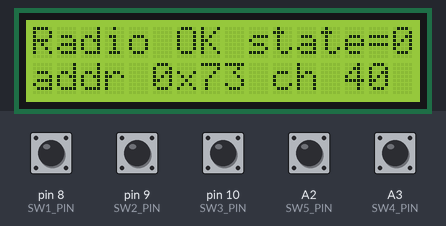
Bench run of a sketch on a simulated Arduino Uno, built with avr-gcc and run on an emulated ATmega328P. On the bench: 16×2 character LCD. Inputs (shaded band) come from the test bench; at power-on: A2 (SW5_PIN), A3 (SW4_PIN), pin 8 (SW1_PIN), pin 9 (SW2_PIN), pin 10 (SW3_PIN) HIGH. No radio packets arrive unless stated; what the sketch prints to the serial monitor is not drawn.

Above: at 1.2 s.
1.3 s: pin 8 (SW1_PIN) pulled LOW for 0.15 s
At 2.1 s:
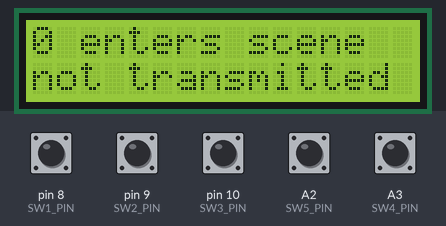
2.9 s: pin 9 (SW2_PIN) pulled LOW for 0.15 s
At 3.6 s:
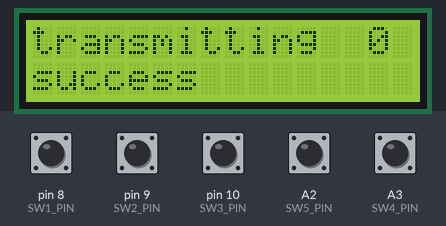
4.5 s: pin 10 (SW3_PIN) pulled LOW for 0.15 s
At 5.1 s:
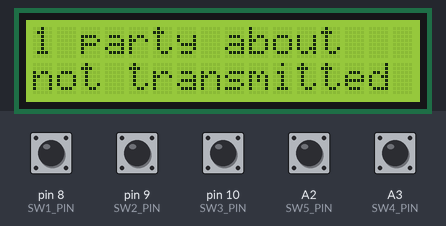
6.1 s: pin 10 (SW3_PIN) pulled LOW for 1 s
At 7.2 s:
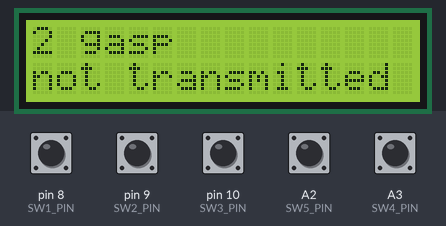
8.6 s: pin 10 (SW3_PIN) pulled LOW for 0.15 s
At 9.4 s:
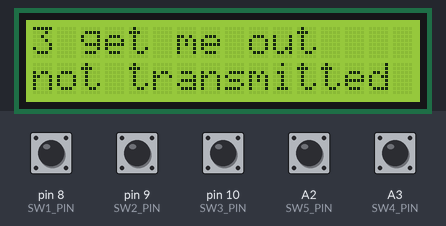
10.2 s: pin 10 (SW3_PIN) pulled LOW for 0.15 s
At 10.9 s:
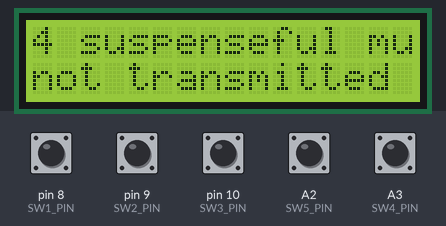
Timing chart, 0 to 12.8 s (numbered marks = the images above; inputs shaded):
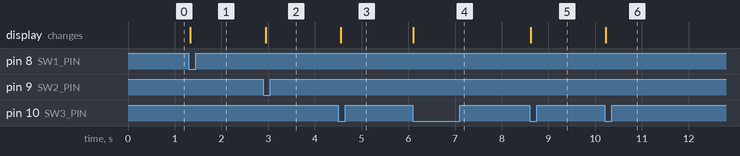

The sketch:

transmitter_rf24PerformingRobotsF24.ino
```cpp
/*
   CODE FOR TRANSMITTER
   Created by Michael Shiloh, Modified by Pranav & Ahsen: Fall 2024

   Using the nRF24L01 radio module to communicate
   between two Arduinos with much increased reliability following
   various tutorials, conversations, and studying the nRF24L01 datasheet
   and the library reference.

   Transmitter is
   https://github.com/michaelshiloh/resourcesForClasses/tree/master/kicad/Arduino_Shield_RC_Controller

  Receiver is
  https://github.com/michaelshiloh/resourcesForClasses/blob/master/kicad/nRF_servo_Mega

   This file contains code for both transmitter and receiver.
   Transmitter at the top, receiver at the bottom.
   One of them is commented out, so you need to comment in or out
   the correct section. You don't need to make changes to this
   part of the code, just to comment in or out depending on
   whether you are programming your transmitter or receiver

   You need to set the correct address for your robot.

   Search for the phrase CHANGEHERE to see where to
   comment or uncomment or make changes.

   These sketches require the RF24 library by TMRh20
   Documentation here: https://nrf24.github.io/RF24/index.html

   change log

   11 Oct 2023 - ms - initial entry based on
                  rf24PerformingRobotsTemplate
   26 Oct 2023 - ms - revised for new board: nRF_Servo_Mega rev 2
   28 Oct 2023 - ms - add demo of NeoMatrix, servo, and Music Maker Shield
	 20 Nov 2023 - as - fixed the bug which allowed counting beyond the limits
   22 Nov 2023 - ms - display radio custom address byte and channel
   12 Nov 2024 - ms - changed names for channel and address allocation for Fall 2024
                      https://github.com/michaelshiloh/resourcesForClasses/blob/master/kicad/nRF_servo_Mega
                      https://github.com/michaelshiloh/resourcesForClasses/blob/master/kicad/nRFControlPanel
*/


// Common code
//

// Common pin usage
// Note there are additional pins unique to transmitter or receiver
//

// nRF24L01 uses SPI which is fixed
// on pins 11, 12, and 13 on the Uno
// and on pins 50, 51, and 52 on the Mega

// It also requires two other signals
// (CE = Chip Enable, CSN = Chip Select Not)
// Which can be any pins:

// CHANGEHERE
// For the transmitter
const int NRF_CE_PIN = A4, NRF_CSN_PIN = A5;

// CHANGEHERE
// for the receiver
// const int NRF_CE_PIN = A11, NRF_CSN_PIN = A15;

// nRF 24L01 pin   name
//          1      GND
//          2      3.3V
//          3      CE
//          4      CSN
//          5      SCLK
//          6      MOSI/COPI
//          7      MISO/CIPO

#include <SPI.h>
#include <nRF24L01.h>
#include <RF24.h>
RF24 radio(NRF_CE_PIN, NRF_CSN_PIN);  // CE, CSN

//#include <printf.h>  // for debugging

// See note in rf24Handshaking about address selection
//

// Channel and address allocation:
// Rama and Hind Y: Channel 30, addr = 0x76
// Ahsen and Pranav: Channel 40, addr = 0x73
// Sara & Toomie:  Channel 50, addr = 0x7C
// Avinash and Vahagn: Channel 60, addr = 0xC6
// Hind A & Javeria:  Channel 70, addr = 0xC3
// Mbebo and Aaron: Channel 80, addr = 0xCC
// Linh and Luke: Channel 90, addr = 0x33

// CHANGEHERE
const byte CUSTOM_ADDRESS_BYTE = 0x73;  // change as per the above assignment
const int CUSTOM_CHANNEL_NUMBER = 40;   // change as per the above assignment

// Do not make changes here
const byte xmtrAddress[] = { CUSTOM_ADDRESS_BYTE, CUSTOM_ADDRESS_BYTE, 0xC7, 0xE6, 0xCC };
const byte rcvrAddress[] = { CUSTOM_ADDRESS_BYTE, CUSTOM_ADDRESS_BYTE, 0xC7, 0xE6, 0x66 };

const int RF24_POWER_LEVEL = RF24_PA_LOW;

// global variables
uint8_t pipeNum;
unsigned int totalTransmitFailures = 0;

struct DataStruct {
  uint8_t stateNumber;
};
DataStruct data;

void setupRF24Common() {

  // RF24 setup
  if (!radio.begin()) {
    Serial.println(F("radio  initialization failed"));
    while (1)
      ;
  } else {
    Serial.println(F("radio successfully initialized"));
  }

  radio.setDataRate(RF24_250KBPS);
  radio.setChannel(CUSTOM_CHANNEL_NUMBER);
  radio.setPALevel(RF24_POWER_LEVEL);
}

// CHANGEHERE

// Transmitter code

// Transmitter pin usage
const int LCD_RS_PIN = 3, LCD_EN_PIN = 2, LCD_D4_PIN = 4, LCD_D5_PIN = 5, LCD_D6_PIN = 6, LCD_D7_PIN = 7;
const int SW1_PIN = 8, SW2_PIN = 9, SW3_PIN = 10, SW4_PIN = A3, SW5_PIN = A2;

// LCD library code
#include <LiquidCrystal.h>

// initialize the library with the relevant pins
LiquidCrystal lcd(LCD_RS_PIN, LCD_EN_PIN, LCD_D4_PIN, LCD_D5_PIN, LCD_D6_PIN, LCD_D7_PIN);


const int NUM_OF_STATES = 25; //CHANGEHERE
char* theStates[] = { "0 enters scene", //CHANGEHERE
                      "1 party about",
                      "2 gasp",
                      "3 get me out",
                      "4 suspenseful music",
                      "5 gasp",
                      "6 he's dead",
                      "7 madhouse",
                      "8 butler safe",
                      "9 stop standing",
                      "10 prison leave",
                      "11 hinting at",
                      "12 payments",
                      "13 back breaking",
                      "14 100 reasons",
                      "15 overheating",
                      "16 oh darling",
                      "17 dare malign",
                      "18 suspensful music",
                      "19 gasp",
                      "20 im a victim",
                      "21 hawk rookie",
                      "22 what say",
                      "23 gasp",
                      "24 c-we'd buy" };

void updateLCD() {

  lcd.clear();
  lcd.print(theStates[data.stateNumber]);
  lcd.setCursor(0, 1);  // column, line (from 0)
  lcd.print("not transmitted yet");
}

void countDown() {
  data.stateNumber = (data.stateNumber > 0) ? (data.stateNumber - 1) : 0;
  updateLCD();
}

void countUp() {
  if (++data.stateNumber >= NUM_OF_STATES) {
    data.stateNumber = NUM_OF_STATES - 1;
  }
  updateLCD();
}


void spare1() {}
void spare2() {}

void rf24SendData() {

  radio.stopListening();  // go into transmit mode
  // The write() function will block
  // until the message is successfully acknowledged by the receiver
  // or the timeout/retransmit maxima are reached.
  int retval = radio.write(&data, sizeof(data));

  lcd.clear();
  lcd.setCursor(0, 0);  // column, line (from 0)
  lcd.print("transmitting");
  lcd.setCursor(14, 0);  // column, line (from 0)
  lcd.print(data.stateNumber);

  Serial.print(F(" ... "));
  if (retval) {
    Serial.println(F("success"));
    lcd.setCursor(0, 1);  // column, line (from 0)
    lcd.print("success");
  } else {
    totalTransmitFailures++;
    Serial.print(F("failure, total failures = "));
    Serial.println(totalTransmitFailures);

    lcd.setCursor(0, 1);  // column, line (from 0)
    lcd.print("error, total=");
    lcd.setCursor(13, 1);  // column, line (from 0)
    lcd.print(totalTransmitFailures);
  }
}

class Button {
  int pinNumber;
  bool previousState;
  void (*buttonFunction)();
public:

  // Constructor
  Button(int pn, void* bf) {
    pinNumber = pn;
    buttonFunction = bf;
    previousState = 1;
  }

  // update the button
  void update() {
    bool currentState = digitalRead(pinNumber);
    if (currentState == LOW && previousState == HIGH) {
      Serial.print("button on pin ");
      Serial.print(pinNumber);
      Serial.println();
      buttonFunction();
    }
    previousState = currentState;
  }
};

const int NUMBUTTONS = 5;
Button theButtons[] = {
  Button(SW1_PIN, countDown),
  Button(SW2_PIN, rf24SendData),
  Button(SW3_PIN, countUp),
  Button(SW4_PIN, spare1),
  Button(SW5_PIN, spare2),
};

void setupRF24() {

  setupRF24Common();

  // Set us as a transmitter
  radio.openWritingPipe(xmtrAddress);
  radio.openReadingPipe(1, rcvrAddress);

  // radio.printPrettyDetails();
  Serial.println(F("I am a transmitter"));

  data.stateNumber = 0;
}

void setup() {
  Serial.begin(9600);
  Serial.println(F("Setting up LCD"));

  // set up the LCD's number of columns and rows:
  lcd.begin(16, 2);
  lcd.clear();
  // Print a message to the LCD.
  lcd.print("Radio setup");

  // Display the address in hex
  lcd.setCursor(0, 1);
  lcd.print("addr 0x");
  lcd.setCursor(7, 1);
  char s[5];
  sprintf(s, "%02x", CUSTOM_ADDRESS_BYTE);
  lcd.print(s);

  // Display the channel number
  lcd.setCursor(10, 1);
  lcd.print("ch");
  lcd.setCursor(13, 1);
  lcd.print(CUSTOM_CHANNEL_NUMBER);

  Serial.println(F("Setting up radio"));
  setupRF24();

  // If setupRF24 returned then the radio is set up
  lcd.setCursor(0, 0);
  lcd.print("Radio OK state=");
  lcd.print(theStates[data.stateNumber]);

  // Initialize the switches
  pinMode(SW1_PIN, INPUT_PULLUP);
  pinMode(SW2_PIN, INPUT_PULLUP);
  pinMode(SW3_PIN, INPUT_PULLUP);
  pinMode(SW4_PIN, INPUT_PULLUP);
  pinMode(SW5_PIN, INPUT_PULLUP);
}


void loop() {
  for (int i = 0; i < NUMBUTTONS; i++) {
    theButtons[i].update();
  }
  delay(50);  // for testing
}


void clearData() {
  // set all fields to 0
  data.stateNumber = 0;
}

// End of transmitter code
// CHANGEHERE

/*
// Receiver Code
// CHANGEHERE

// Additional libraries for music maker shield
#include <Adafruit_VS1053.h>
#include <SD.h>

// Servo library
#include <Servo.h>

// Additional libraries for graphics on the Neo Pixel Matrix
#include <Adafruit_NeoPixel.h>
#ifndef PSTR
#define PSTR // Make Arduino Due happy
#endif

// Additional pin usage for receiver

// Adafruit music maker shield
#define SHIELD_RESET -1  // VS1053 reset pin (unused!)
#define SHIELD_CS 7      // VS1053 chip select pin (output)
#define SHIELD_DCS 6     // VS1053 Data/command select pin (output)
#define CARDCS 4         // Card chip select pin
// DREQ should be an Int pin, see http://arduino.cc/en/Reference/attachInterrupt
#define DREQ 3  // VS1053 Data request, ideally an Interrupt pin
Adafruit_VS1053_FilePlayer musicPlayer = Adafruit_VS1053_FilePlayer(SHIELD_RESET, SHIELD_CS, SHIELD_DCS, DREQ, CARDCS);

// Connectors for NeoPixels and Servo Motors are labeled
// M1 - M6 which is not very useful. Here are the pin
// assignments:
// M1 = 19 // neo pixel
// M2 = 21 //left servo
// M3 = 20
// M4 = 16
// M5 = 18
// M6 = 17 //right servo

#define LED_PIN 19
#define LED_COUNT_1 16
#define LED_COUNT_2 16

Adafruit_NeoPixel ring1(LED_COUNT_1, LED_PIN, NEO_GRB + NEO_KHZ800);
Adafruit_NeoPixel ring2(LED_COUNT_2, LED_PIN, NEO_GRB + NEO_KHZ800);

Servo LeftWing;
Servo RightWing;

int LeftWingPin = 21;
int RightWingPin = 17;

int mappedLeftAngle;
int mappedRightAngle;

// Function prototype
void moveServosSlowly(Servo &leftServo, Servo &rightServo, int startAngleLeft, int endAngleLeft, int startAngleRight, int endAngleRight);

void setup() {
  Serial.begin(9600);
  // printf_begin();

  // Set up all the attached hardware
  setupMusicMakerShield();
  setupServoMotors();
  setupNeoPixels();

  setupRF24();

  // Brief flash to show we're done with setup()
  flashNeoPixels();
}

void setupRF24() {
  setupRF24Common();

  // Set us as a receiver
  radio.openWritingPipe(rcvrAddress);
  radio.openReadingPipe(1, xmtrAddress);

  // radio.printPrettyDetails();
  Serial.println(F("I am a receiver"));
}

void setupMusicMakerShield() {
  if (!musicPlayer.begin()) {  // initialise the music player
    Serial.println(F("Couldn't find VS1053, do you have the right pins defined?"));
    while (1)
      ;
  }
  Serial.println(F("VS1053 found"));

  if (!SD.begin(CARDCS)) {
    Serial.println(F("SD card failed or not present"));
    while (1)
      ;  // don't do anything more
  }

  // Set volume for left, right channels. lower numbers == louder volume!
  musicPlayer.setVolume(20, 20);

  // Timer interrupts are not suggested, better to use DREQ interrupt!
  //musicPlayer.useInterrupt(VS1053_FILEPLAYER_TIMER0_INT); // timer int

  // If DREQ is on an interrupt pin (on uno, #2 or #3) we can do background
  // audio playing
  musicPlayer.useInterrupt(VS1053_FILEPLAYER_PIN_INT);  // DREQ int
}

void setupServoMotors() {
  // Set up the wings
  LeftWing.attach(LeftWingPin);
  RightWing.attach(RightWingPin);

  // resting position
  int leftAngle = 100;
  int rightAngle = 26;

  mappedLeftAngle = map(leftAngle, 0, 270, 0, 180);
  mappedRightAngle = map(rightAngle, 0, 270, 0, 180);

  LeftWing.write(mappedLeftAngle);
  RightWing.write(mappedRightAngle);
}

void setupNeoPixels() {
  ring1.begin();
  ring1.show();
  ring1.setBrightness(15);
  ring2.begin();
  ring2.show();
  ring2.setBrightness(15);
}

void flashNeoPixels() {

//code for matrix library was removed, can add neopixel code here

}

void moveServosSlowly(Servo &leftServo, Servo &rightServo, int startAngleLeft, int endAngleLeft, int startAngleRight, int endAngleRight) {
  int maxSteps = max(abs(endAngleLeft - startAngleLeft), abs(endAngleRight - startAngleRight));

  for (int step = 0; step <= maxSteps; ++step) {
    int currentAngleLeft = startAngleLeft + (endAngleLeft - startAngleLeft) * step / maxSteps;
    int currentAngleRight = startAngleRight + (endAngleRight - startAngleRight) * step / maxSteps;

    leftServo.write(map(currentAngleLeft, 0, 270, 0, 180));
    rightServo.write(map(currentAngleRight, 0, 270, 0, 180));

    delay(50);  // Adjust delay for slower or faster movement
  }

  // Ensure final positions are reached
  leftServo.write(map(endAngleLeft, 0, 270, 0, 180));
  rightServo.write(map(endAngleRight, 0, 270, 0, 180));
}

void loop() {
  // If there is data, read it,
  // and do the needfull
  // Become a receiver
  radio.startListening();
  if (radio.available(&pipeNum)) {
    radio.read(&data, sizeof(data));
    Serial.print(F("message received Data = "));
    Serial.print(data.stateNumber);
    Serial.println();

    // Resting angles (hiding behind the robot)
    int leftAngle = 100;
    int rightAngle = 26;

    switch (data.stateNumber) {
      case 0:
        // tail.write(TAIL_ANGRY);
        // play track 0
        // display something on LEDs
        Serial.print(F("Received 0"));
        break;
      case 1:

        Serial.println(F("Playing track 001"));
        musicPlayer.startPlayingFile("/track002.mp3");

        break;

      case 2:

        Serial.println(F("Playing track 002"));
        // musicPlayer.startPlayingFile("/gasps000.mp3");
        musicPlayer.startPlayingFile("/track004.mp3");
        break;

      case 3:

        Serial.println(F("Wings spreading out quickly!"));
        leftAngle = 30; // 30 is the angle - wings spread out, and 96 is the angle where it's vertical
        rightAngle = 108; // 150 is the angle - wings spread out, and 96 is the angle where it's vertical

        mappedLeftAngle = map(leftAngle, 0, 270, 0, 180);
        mappedRightAngle = map(rightAngle, 0, 270, 0, 180);

        // Write mapped angles to each servo
        LeftWing.write(mappedLeftAngle);
        RightWing.write(mappedRightAngle);
        break;

      case 4:

        Serial.println(F("Wings position normal - quick"));
        leftAngle = 93; // 30 is the angle - wings spread out, and 96 is the angle where it's vertical
        rightAngle = 36; // 150 is the angle - wings spread out, and 40 is the angle where it's vertical

        mappedLeftAngle = map(leftAngle, 0, 270, 0, 180);
        mappedRightAngle = map(rightAngle, 0, 270, 0, 180);

        // Write mapped angles to each servo
        LeftWing.write(mappedLeftAngle);
        RightWing.write(mappedRightAngle);
        break;

      case 5:

        for(int i = 0; i < ring1.numPixels(); i++){
          // ring.setPixelColor(i, random(255), random(255), random(255), 0);
          ring1.setPixelColor(i, 255, 0, 0, 0);
          ring1.show();
          ring2.setPixelColor(i, 255, 0, 0, 0);
          ring2.show();
          delay(50);
        }
        delay(150);
        for(int i = ring1.numPixels()-1; i >= 0; i--){
          ring1.setPixelColor(i, 0, 0, 0, 0);
          ring1.show();
          ring2.setPixelColor(i, 0, 0, 0, 0);
          ring2.show();
          delay(50);
        }

      case 6:

        // set the target angles
        int targetLeftAngle = 30;
        int targetRightAngle = 108;

        moveServosSlowly(LeftWing, RightWing, leftAngle, targetLeftAngle, rightAngle, targetRightAngle);

      default:
        Serial.println(F("Invalid option"));
    }

  }
}  // end of loop()
// end of receiver code
// CHANGEHERE
*/
```

Measured:
- after the input at 1.3 s, the display: changes at once (image 1)
- after the input at 2.9 s, the display: changes at once (image 2)
- after the input at 4.5 s, the display: changes after 0.05 s (image 3)
- after the input at 6.1 s, the display: changes at once (image 4)
- after the input at 8.6 s, the display: changes at once (image 5)
- after the input at 10.2 s, the display: changes at once (image 6)
